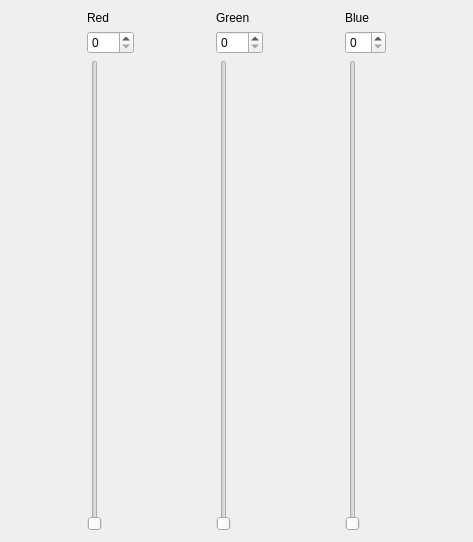
<?xml version="1.0" encoding="UTF-8"?>
<ui version="4.0">
 <class>Form</class>
 <widget class="QWidget" name="Form">
  <property name="geometry">
   <rect>
    <x>0</x>
    <y>0</y>
    <width>473</width>
    <height>542</height>
   </rect>
  </property>
  <property name="windowTitle">
   <string>Form</string>
  </property>
  <layout class="QHBoxLayout" name="horizontalLayout">
   <item>
    <layout class="QVBoxLayout" name="verticalLayout">
     <item>
      <widget class="QLabel" name="red_lbl">
       <property name="text">
        <string>Red</string>
       </property>
      </widget>
     </item>
     <item>
      <widget class="QSpinBox" name="red_spb">
       <property name="maximum">
        <number>255</number>
       </property>
      </widget>
     </item>
     <item>
      <widget class="QSlider" name="red_vsl">
       <property name="maximum">
        <number>255</number>
       </property>
       <property name="orientation">
        <enum>Qt::Vertical</enum>
       </property>
      </widget>
     </item>
    </layout>
   </item>
   <item>
    <layout class="QVBoxLayout" name="verticalLayout_2">
     <item>
      <widget class="QLabel" name="label_2">
       <property name="text">
        <string>Green</string>
       </property>
      </widget>
     </item>
     <item>
      <widget class="QSpinBox" name="grn_spb">
       <property name="maximum">
        <number>255</number>
       </property>
      </widget>
     </item>
     <item>
      <widget class="QSlider" name="grn_vsl">
       <property name="maximum">
        <number>255</number>
       </property>
       <property name="orientation">
        <enum>Qt::Vertical</enum>
       </property>
      </widget>
     </item>
    </layout>
   </item>
   <item>
    <layout class="QVBoxLayout" name="verticalLayout_3">
     <item>
      <widget class="QLabel" name="label_3">
       <property name="text">
        <string>Blue</string>
       </property>
      </widget>
     </item>
     <item>
      <widget class="QSpinBox" name="ble_spb"/>
     </item>
     <item>
      <widget class="QSlider" name="ble_vls">
       <property name="maximum">
        <number>255</number>
       </property>
       <property name="orientation">
        <enum>Qt::Vertical</enum>
       </property>
      </widget>
     </item>
    </layout>
   </item>
  </layout>
 </widget>
 <resources/>
 <connections>
  <connection>
   <sender>red_spb</sender>
   <signal>valueChanged(int)</signal>
   <receiver>red_vsl</receiver>
   <slot>setValue(int)</slot>
   <hints>
    <hint type="sourcelabel">
     <x>85</x>
     <y>71</y>
    </hint>
    <hint type="destinationlabel">
     <x>17</x>
     <y>212</y>
    </hint>
   </hints>
  </connection>
  <connection>
   <sender>red_vsl</sender>
   <signal>valueChanged(int)</signal>
   <receiver>red_spb</receiver>
   <slot>setValue(int)</slot>
   <hints>
    <hint type="sourcelabel">
     <x>12</x>
     <y>267</y>
    </hint>
    <hint type="destinationlabel">
     <x>128</x>
     <y>71</y>
    </hint>
   </hints>
  </connection>
  <connection>
   <sender>grn_spb</sender>
   <signal>valueChanged(int)</signal>
   <receiver>grn_vsl</receiver>
   <slot>setValue(int)</slot>
   <hints>
    <hint type="sourcelabel">
     <x>248</x>
     <y>68</y>
    </hint>
    <hint type="destinationlabel">
     <x>176</x>
     <y>208</y>
    </hint>
   </hints>
  </connection>
  <connection>
   <sender>grn_vsl</sender>
   <signal>valueChanged(int)</signal>
   <receiver>grn_spb</receiver>
   <slot>setValue(int)</slot>
   <hints>
    <hint type="sourcelabel">
     <x>185</x>
     <y>270</y>
    </hint>
    <hint type="destinationlabel">
     <x>272</x>
     <y>64</y>
    </hint>
   </hints>
  </connection>
  <connection>
   <sender>ble_spb</sender>
   <signal>valueChanged(int)</signal>
   <receiver>ble_vls</receiver>
   <slot>setValue(int)</slot>
   <hints>
    <hint type="sourcelabel">
     <x>393</x>
     <y>72</y>
    </hint>
    <hint type="destinationlabel">
     <x>320</x>
     <y>201</y>
    </hint>
   </hints>
  </connection>
  <connection>
   <sender>ble_vls</sender>
   <signal>valueChanged(int)</signal>
   <receiver>ble_spb</receiver>
   <slot>setValue(int)</slot>
   <hints>
    <hint type="sourcelabel">
     <x>328</x>
     <y>233</y>
    </hint>
    <hint type="destinationlabel">
     <x>434</x>
     <y>63</y>
    </hint>
   </hints>
  </connection>
 </connections>
</ui>
